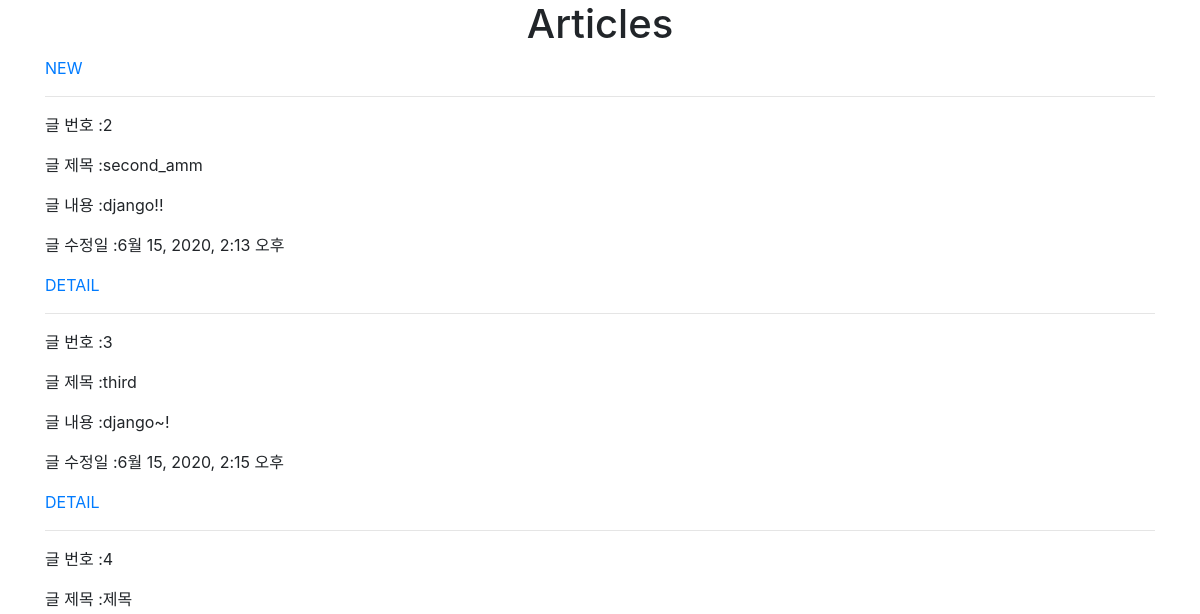
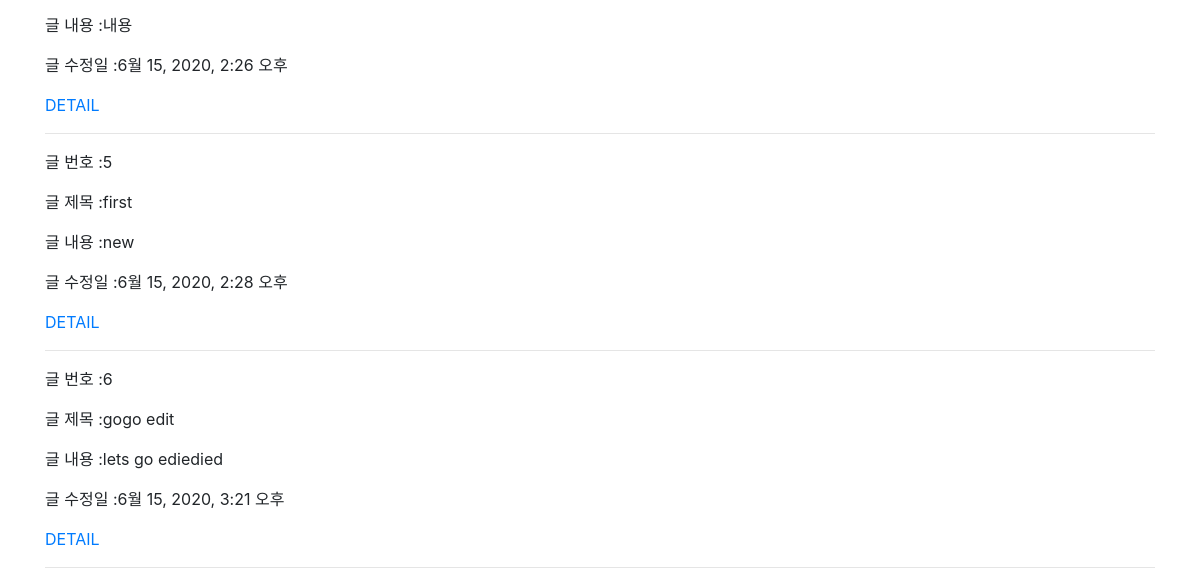
The page /articles/ on the database as committed earlier (2 pictures, top to bottom).
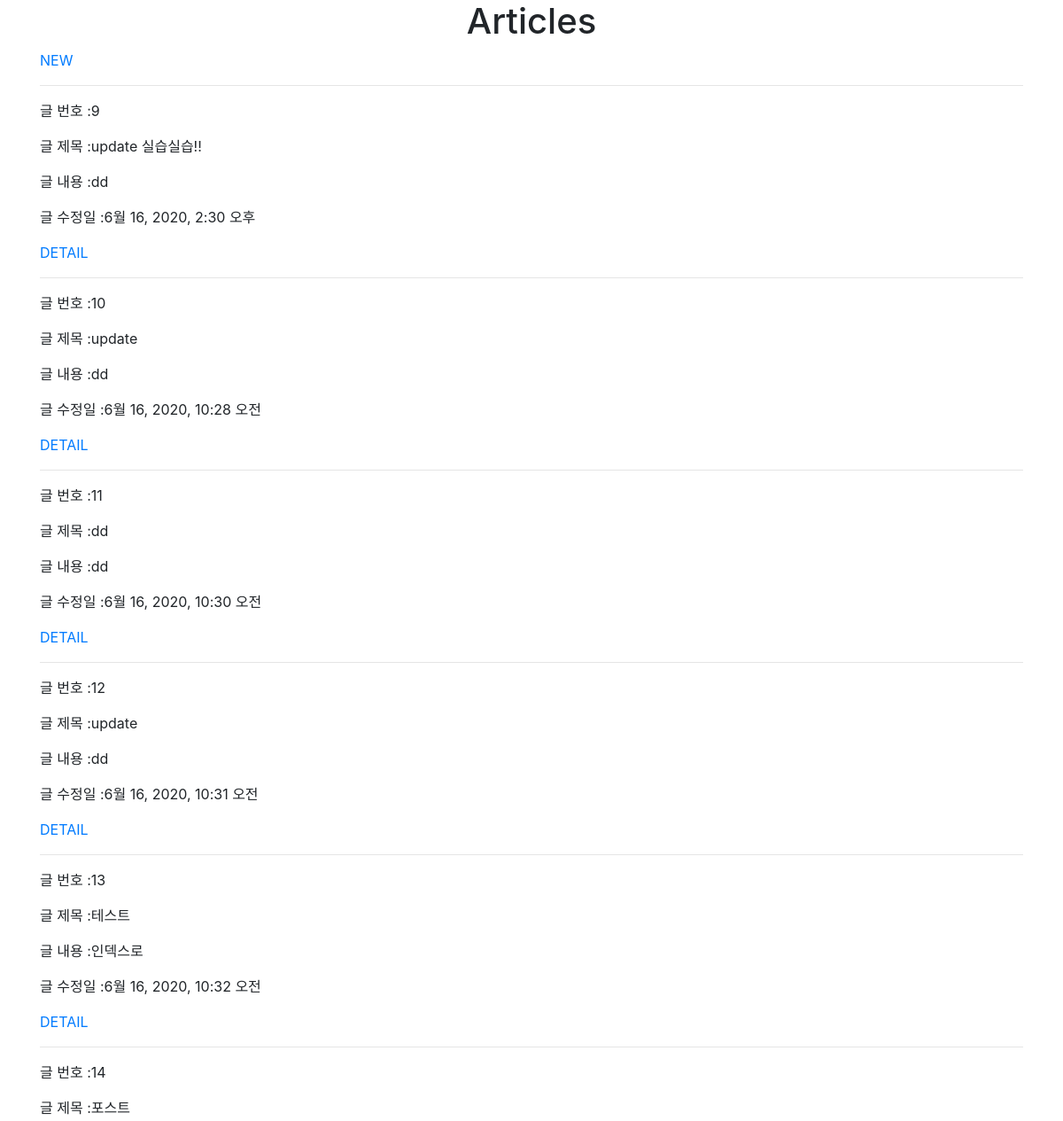
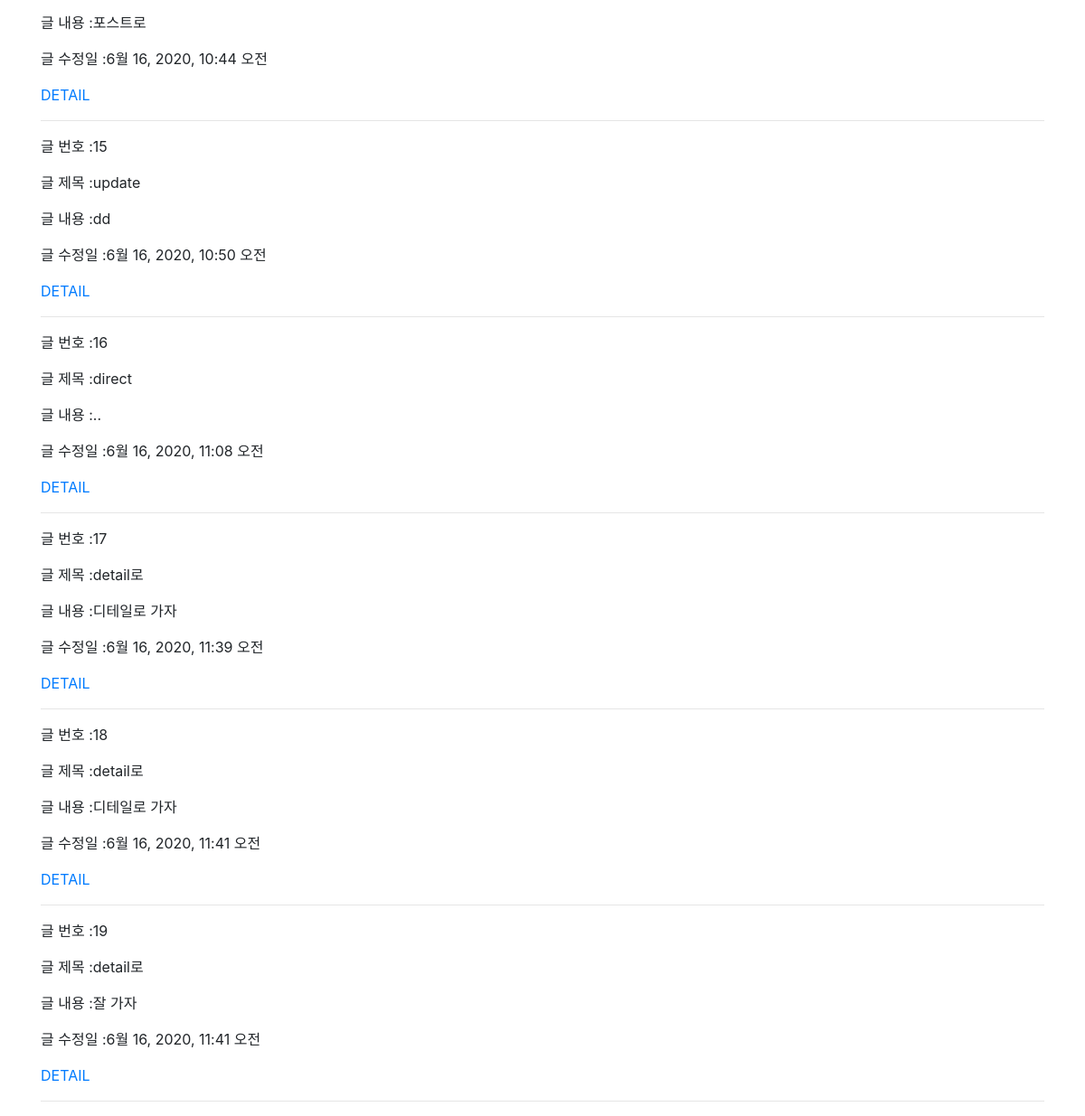
The same page on the database as committed later (2 pictures, top to bottom).
### articles/models.py (models this page shows)
class Article(models.Model):
    title = models.CharField(max_length=20)
    content = models.TextField()
    created_at = models.DateTimeField(auto_now_add=True)  # 데이터베이스의 최초 생성일
    updated_at = models.DateTimeField(auto_now=True) # 데이터 최신 수정일

### articles/views.py (the view)
# urls.py: path('', views.index, name='index'),
def index(request):
    articles = Article.objects.all()
    context = {
        'articles': articles,
    }
    return render(request, 'articles/index.html', context)

### articles/templates/articles/index.html
{% extends 'base.html' %}
{% block  content %}
    <h1 class="text-center">Articles</h1>
    <a href="{% url 'articles:new' %}">NEW</a>
    <hr>
    {% for  article in articles %}
        <p>글 번호 :{{ article.pk }}</p>
        <p>글 제목 :{{ article.title }}</p>
        <p>글 내용 :{{ article.content }}</p>
        <p>글 수정일 :{{ article.updated_at }}</p>
        <a href="{% url 'articles:detail' article.pk %}">DETAIL</a>
        <hr>
    {% endfor %}
{% endblock  %}

### firstapp/templates/base.html (shortened to what this page needs)
<!DOCTYPE html>
<html lang="en">
<head>
    <link rel="stylesheet" href="https://stackpath.bootstrapcdn.com/bootstrap/4.5.0/css/bootstrap.min.css">
</head>
<body>
    <div class="container">
        {% block content %}
        {% endblock  %}
    </div>
</body>
</html>

Rows that differ between the two databases and show on the page:
removed Article: pk "2", title "second_amm", content "django!!", updated_at "6월 15, 2020, 2:13 오후"
removed Article: pk "3", title "third", content "django~!", updated_at "6월 15, 2020, 2:15 오후"
removed Article: pk "4", title "제목", content "내용", updated_at "6월 15, 2020, 2:26 오후"
removed Article: pk "5", title "first", content "new", updated_at "6월 15, 2020, 2:28 오후"
removed Article: pk "6", title "gogo edit", content "lets go ediedied", updated_at "6월 15, 2020, 3:21 오후"
added Article: pk "9", title "update 실습실습!!", content "dd", updated_at "6월 16, 2020, 2:30 오후"
added Article: pk "10", title "update", content "dd", updated_at "6월 16, 2020, 10:28 오전"
added Article: pk "11", title "dd", content "dd", updated_at "6월 16, 2020, 10:30 오전"
added Article: pk "12", title "update", content "dd", updated_at "6월 16, 2020, 10:31 오전"
added Article: pk "13", title "테스트", content "인덱스로", updated_at "6월 16, 2020, 10:32 오전"
added Article: pk "14", title "포스트", content "포스트로", updated_at "6월 16, 2020, 10:44 오전"
added Article: pk "15", title "update", content "dd", updated_at "6월 16, 2020, 10:50 오전"
added Article: pk "16", title "direct", content "..", updated_at "6월 16, 2020, 11:08 오전"
added Article: pk "17", title "detail로", content "디테일로 가자", updated_at "6월 16, 2020, 11:39 오전"
added Article: pk "18", title "detail로", content "디테일로 가자", updated_at "6월 16, 2020, 11:41 오전"
added Article: pk "19", title "detail로", content "잘 가자", updated_at "6월 16, 2020, 11:41 오전"
